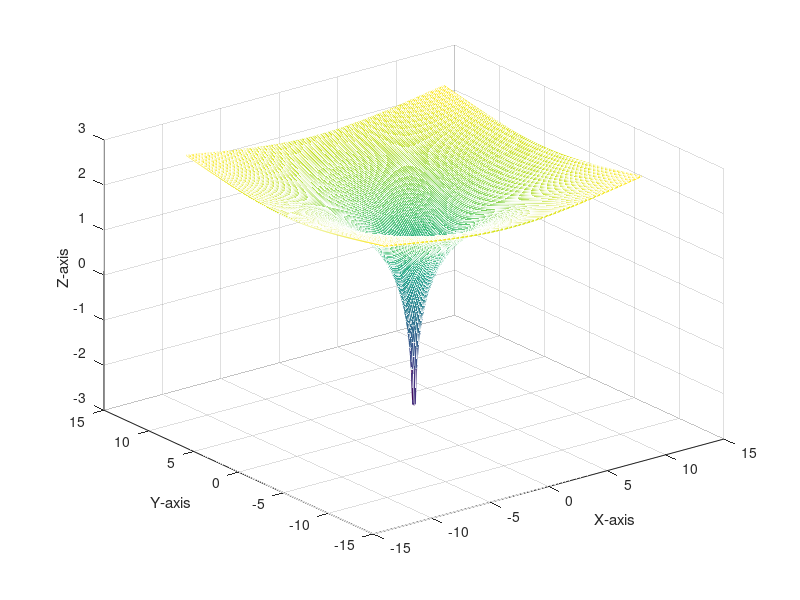

The MATLAB source for this figure:
%Define x and y
hf = figure();
x=y=linspace(-11,11,200);
[x,y]=meshgrid(x,y);
r = (x.^2 + y.^2).^0.5;
z = log(r);

mesh(x,y,z,"linewidth",1)

xlabel('X-axis');
ylabel('Y-axis');
zlabel('Z-axis');

xh = get(gca,'XLabel');
set(xh, 'Units', 'Normalized')
pos = get(xh, 'Position');
set(xh, 'Position',pos.*[1,1,1])

yh = get(gca,'YLabel');
set(yh, 'Units', 'Normalized')
pos = get(yh, 'Position');
set(yh, 'Position',pos.*[1,1,1])

zh = get(gca,'ZLabel');
set(zh, 'Units', 'Normalized')
pos = get(zh, 'Position');


